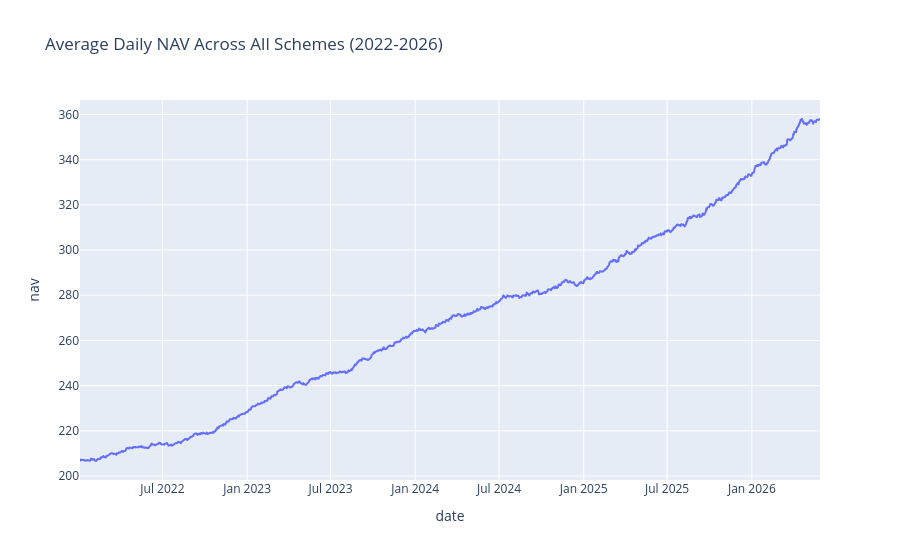

This figure's notebook cell:
### Code cell
avg_nav = (
    nav_history
    .groupby("date")["nav"]
    .mean()
    .reset_index()
)

fig = px.line(
    avg_nav,
    x="date",
    y="nav",
    title="Average Daily NAV Across All Schemes (2022-2026)"
)

fig.show()

### Figure 1 — Plotly figure (JSON) as saved in the notebook; plotly's stock layout.template omitted (floating-point values rounded to 4 significant figures; data arrays with more than 128 entries replaced by an {"elided": "..."} marker saying what was removed)
{"data": [{"hovertemplate": "date=%{x}<br>nav=%{y}<extra></extra>", "legendgroup": "", "line": {"color": "#636efa", "dash": "solid"}, "marker": {"symbol": "circle"}, "mode": "lines", "name": "", "showlegend": false, "type": "scattergl", "x": {"elided": "1150 str values"}, "xaxis": "x", "y": {"elided": "1150 float values"}, "yaxis": "y"}], "layout": {"legend": {"tracegroupgap": 0}, "title": {"text": "Average Daily NAV Across All Schemes (2022-2026)"}, "xaxis": {"anchor": "y", "domain": [0, 1], "title": {"text": "date"}}, "yaxis": {"anchor": "x", "domain": [0, 1], "title": {"text": "nav"}}}}
